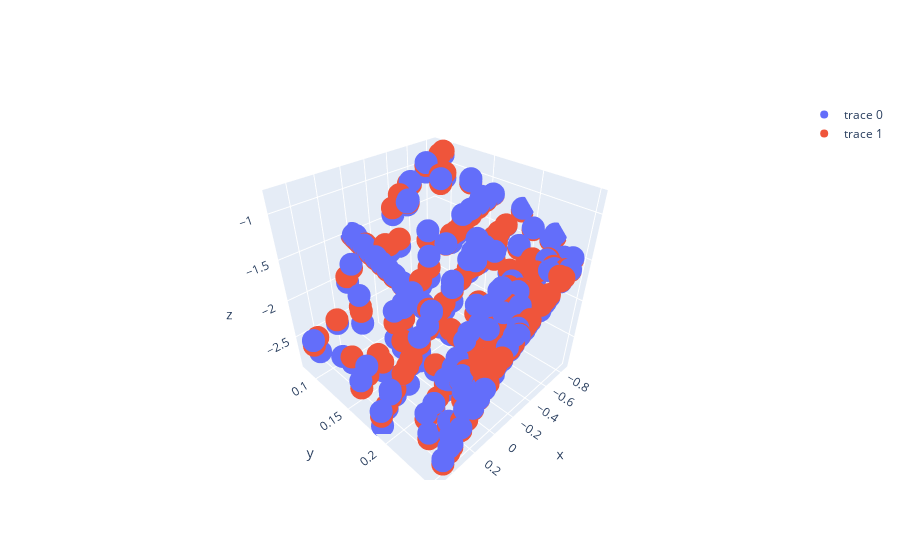

The cell this chart's notebook holds for it:
### Code cell
chi, eta, ratio, ratio_err = mode_relationship(df, [(2, 1, '2.1.0'), (2, 1, '-2.1.0')], 'chi_p', fit = False, 
                            cmap = cmap, norm = normalizer, ax = axs[0], alpha = alpha,
                            skip_num = [207, 1428])
import plotly.express as px
import plotly.graph_objects as go

df_retro_ratio = pd.DataFrame(data = dict(chi = chi, ratio = np.log10(ratio), eta = eta, sigma = ratio_err/ratio))
from scipy.optimize import curve_fit

def fitfunc(x, a, b, c, d, e, f):
    x0 = x[0]
    x1 = x[1]
    return a*x0**2 + b*x1**2 + c*x0*x1 + d*x0 + e*x1 + f

popt_210, pcov = curve_fit(fitfunc, (df_retro_ratio['chi'], df_retro_ratio['eta']), df_retro_ratio['ratio'], sigma = df_retro_ratio['sigma'])
pred = fitfunc((df_retro_ratio['chi'], df_retro_ratio['eta']), *popt_210)
fig = go.Figure(data = [go.Scatter3d(x = df_retro_ratio['chi'], y = df_retro_ratio['eta'], z = df_retro_ratio['ratio'], mode='markers')])
fig.add_trace(go.Scatter3d(x = df_retro_ratio['chi'], y = df_retro_ratio['eta'], z = pred, mode='markers'))

fig.show()

### Figure 1 — Plotly figure (JSON) as saved in the notebook; plotly's stock layout.template omitted (floating-point values rounded to 4 significant figures; data arrays with more than 128 entries replaced by an {"elided": "..."} marker saying what was removed)
{"data": [{"mode": "markers", "type": "scatter3d", "x": {"elided": "313 float values"}, "y": {"elided": "313 float values"}, "z": {"elided": "313 float values"}}, {"mode": "markers", "type": "scatter3d", "x": {"elided": "313 float values"}, "y": {"elided": "313 float values"}, "z": {"elided": "313 float values"}}], "layout": {}}
